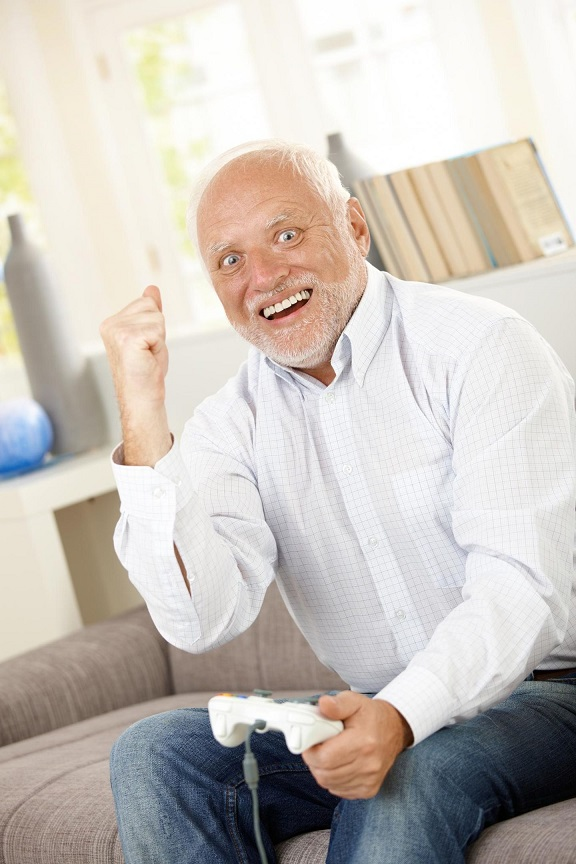
#> input picture images/harold_original.jpg, 576 x 864 px, found by its file name
$ jupyter execute Filtering.ipynb
#> lines starting #> are read from the running program, lines starting #| are printed output that depends on the picture
<a href="https://colab.research.google.com/github/nerovalerius/convolution/blob/main/Filtering.ipynb" target="_parent"></a>

[cell 1]
import numpy as np
import cv2
from matplotlib import pyplot as plt
from skimage.util import random_noise

[cell 2]
def show_img(img,title):
  plt.imshow(img)
  plt.title(title)
  plt.show()

[cell 3]
img = cv2.imread('harold_original.jpg',cv2.IMREAD_GRAYSCALE)
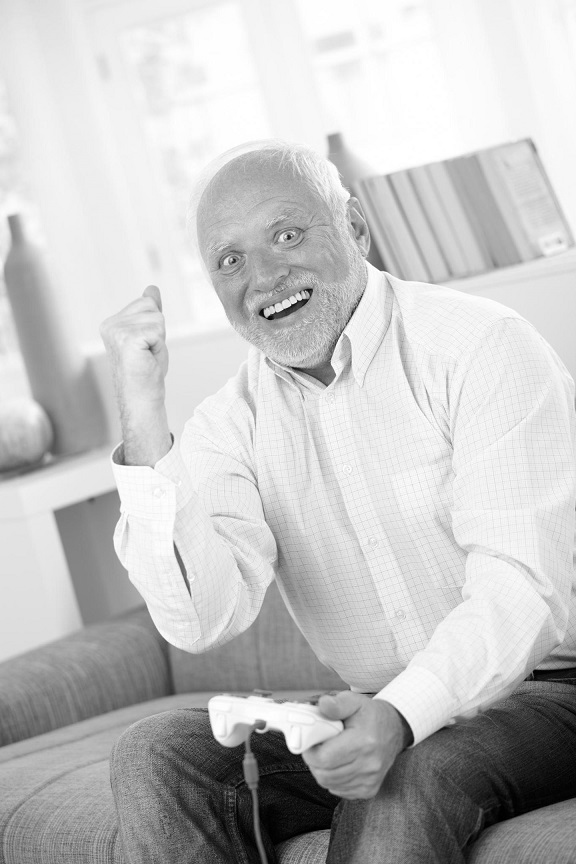
#> img: shape (864, 576); min 0, max 255, mean 195.1
show_img(img,"Original Image")
img.dtype

[cell 4]
img_noise = random_noise(img, mode='s&p')
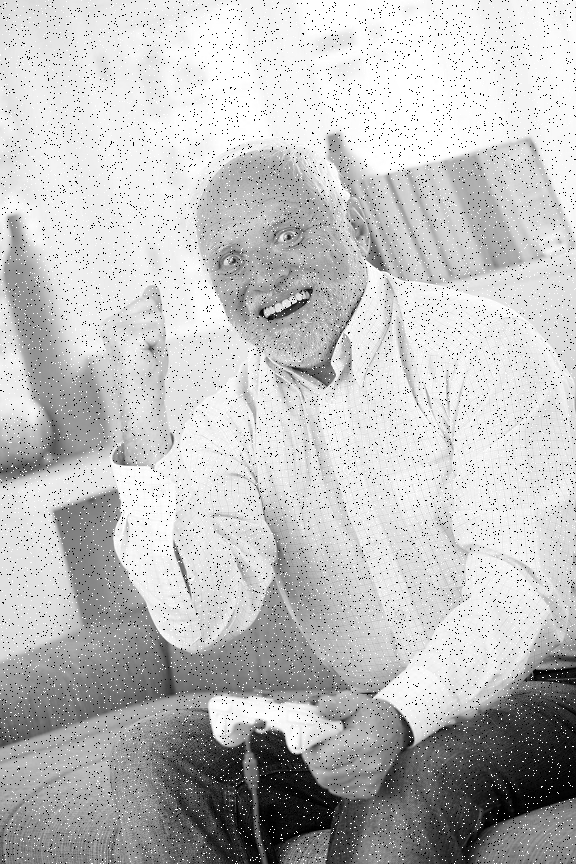
#> img_noise: shape (864, 576) float64; min 0, max 1, mean 0.752
# img_noise pixel values are in range(0,1) and I have to convert it to range(0,255)
# Convert it
img_noise = 255*img_noise
img_noise = img_noise.astype('uint8')
# Show the image
show_img(img_noise,"Image with Salt and Pepper Noise")

[cell 5]
# Apply mean filter
ker_size = 5
norm_fac = ker_size ** 2
kernel = np.ones((ker_size,ker_size),np.uint8)/norm_fac
img_filtered_avg = cv2.filter2D(img_noise,-1,kernel)
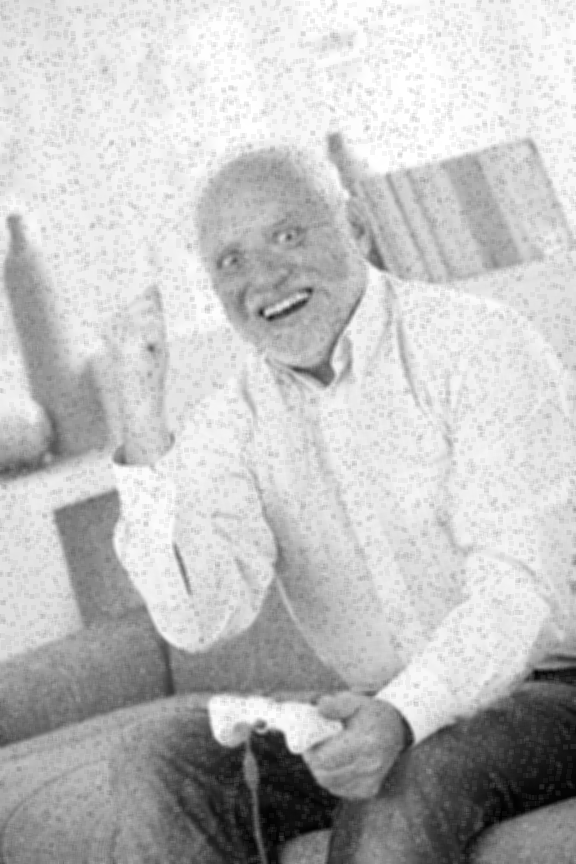
#> img_filtered_avg: shape (864, 576); min 1, max 255, mean 191.7
# when ddepth=-1, the output image will have the same depth as the source.
show_img(img_filtered_avg,"Mean Filter Applied")

[cell 6]
# Applying the median filter
median_filtered = cv2.medianBlur(img_noise,3)
# Second argument is the kernel size.
show_img(median_filtered,"Median Filter Applied")

$ run again, with images/chess.jpg copied over images/harold_original.jpg
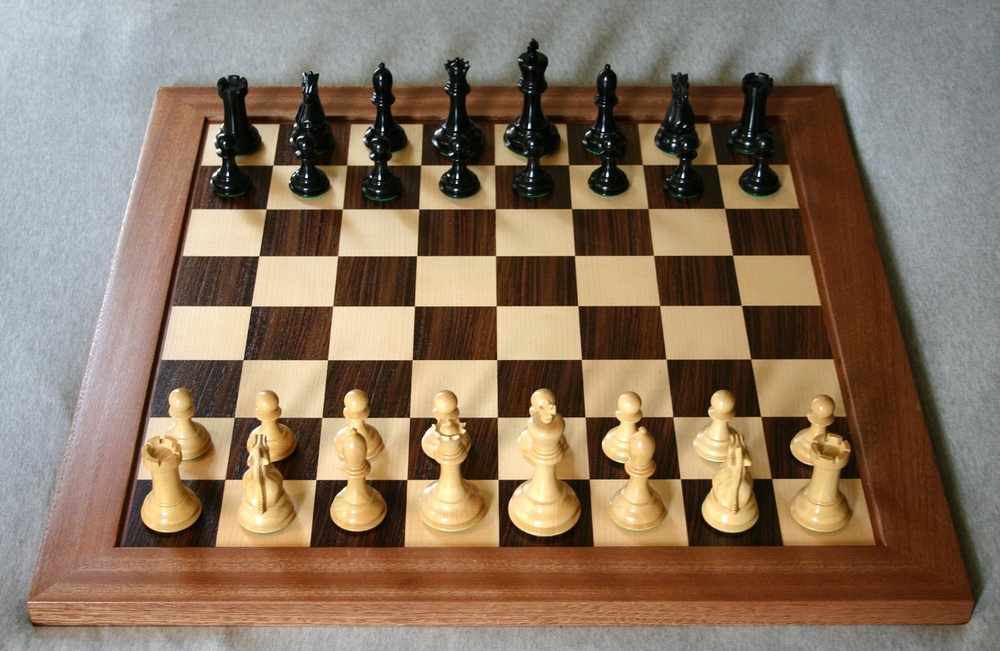
#> input picture images/chess.jpg, 1000 x 651 px, shrunk from 1306 x 850 before the run, found by its file name
#> `img = cv2.imread('harold_original.jpg',cv2.IMREAD_GRAYSCALE)`:
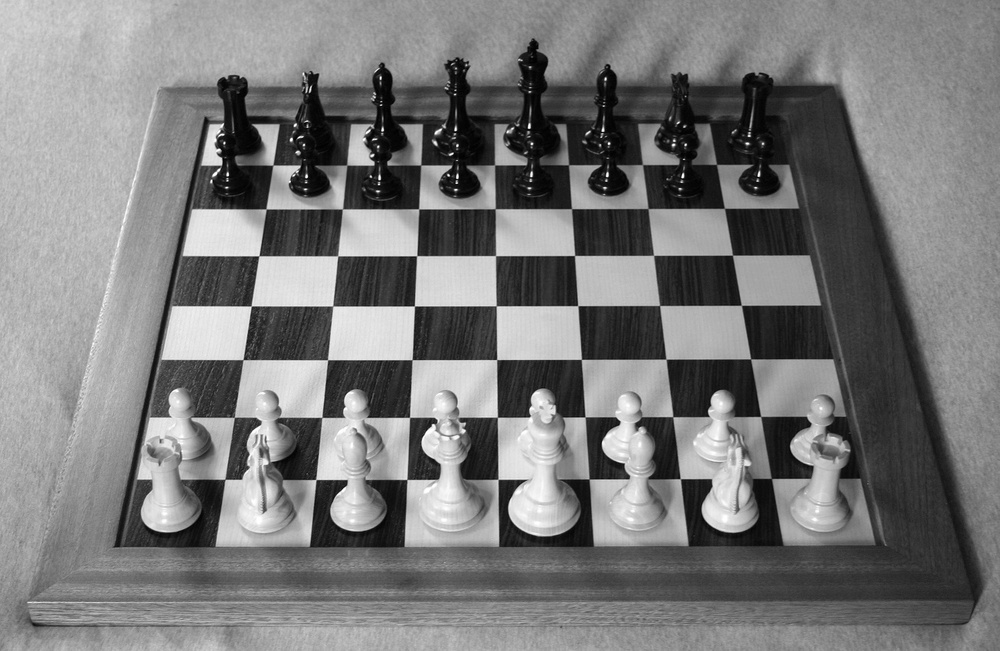
#> img: shape (651, 1000); min 0, max 255, mean 120.9
#> `img_filtered_avg = cv2.filter2D(img_noise,-1,kernel)`:
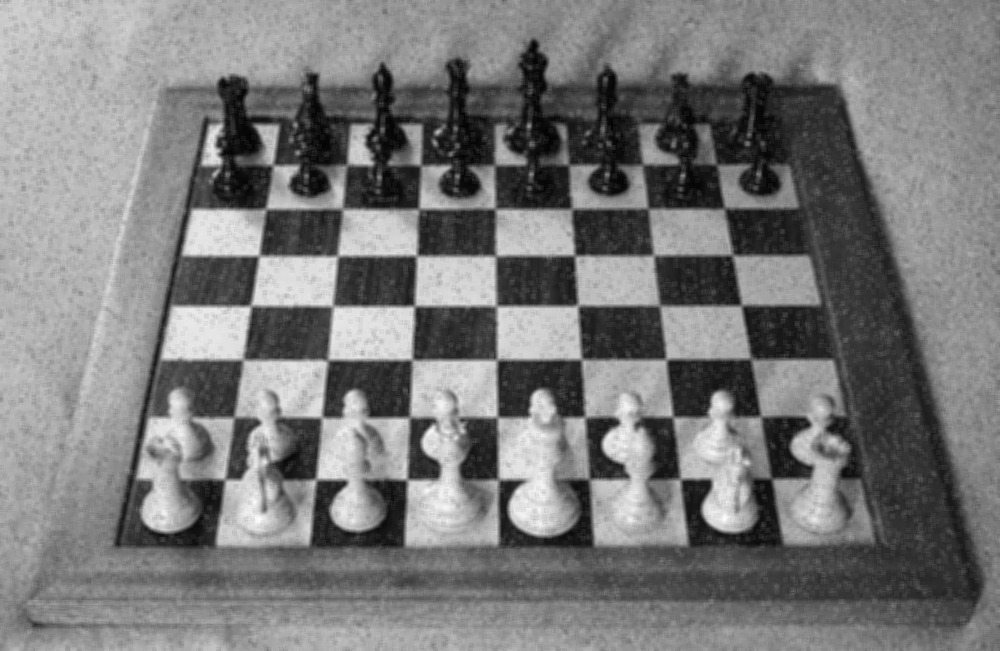
#> img_filtered_avg: shape (651, 1000); min 4, max 253, mean 121.2
